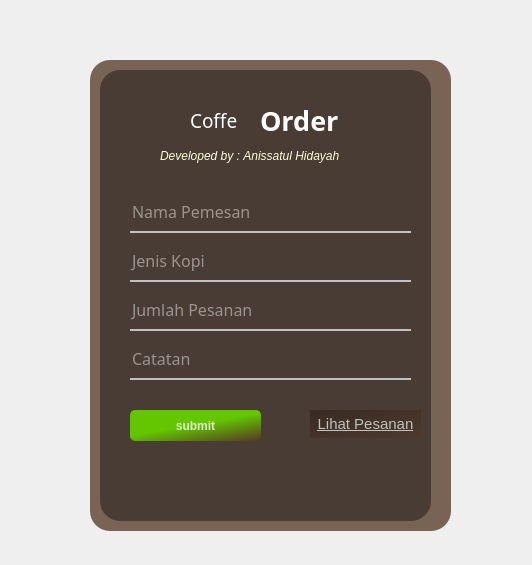
<?xml version="1.0" encoding="UTF-8"?>
<ui version="4.0">
 <class>Form</class>
 <widget class="QWidget" name="Form">
  <property name="geometry">
   <rect>
    <x>0</x>
    <y>0</y>
    <width>532</width>
    <height>565</height>
   </rect>
  </property>
  <property name="baseSize">
   <size>
    <width>450</width>
    <height>550</height>
   </size>
  </property>
  <property name="windowTitle">
   <string>Form</string>
  </property>
  <widget class="QWidget" name="widget_2" native="true">
   <property name="geometry">
    <rect>
     <x>80</x>
     <y>40</y>
     <width>391</width>
     <height>501</height>
    </rect>
   </property>
   <widget class="QLabel" name="label">
    <property name="geometry">
     <rect>
      <x>10</x>
      <y>20</y>
      <width>361</width>
      <height>471</height>
     </rect>
    </property>
    <property name="styleSheet">
     <string notr="true">border-image: url(:/kopi/1.png);
border-radius:20px;</string>
    </property>
    <property name="text">
     <string/>
    </property>
   </widget>
   <widget class="QLabel" name="label_2">
    <property name="geometry">
     <rect>
      <x>10</x>
      <y>20</y>
      <width>361</width>
      <height>471</height>
     </rect>
    </property>
    <property name="styleSheet">
     <string notr="true">background-color: qlineargradient(spread:pad, x1:0.0995026, y1:0.914, x2:1, y2:0, stop:1 rgba(54, 21, 0, 164));
border-radius:20px;</string>
    </property>
    <property name="text">
     <string/>
    </property>
   </widget>
   <widget class="QLabel" name="label_10">
    <property name="geometry">
     <rect>
      <x>20</x>
      <y>30</y>
      <width>331</width>
      <height>451</height>
     </rect>
    </property>
    <property name="styleSheet">
     <string notr="true">background-color:rgba(0,0,0,100);
border-radius:20px;</string>
    </property>
    <property name="text">
     <string/>
    </property>
   </widget>
   <widget class="QLabel" name="label_4">
    <property name="geometry">
     <rect>
      <x>110</x>
      <y>50</y>
      <width>101</width>
      <height>61</height>
     </rect>
    </property>
    <property name="font">
     <font>
      <family>Segoe Script</family>
      <pointsize>14</pointsize>
      <weight>50</weight>
      <bold>false</bold>
     </font>
    </property>
    <property name="styleSheet">
     <string notr="true">color: rgb(255, 255, 255);</string>
    </property>
    <property name="text">
     <string>Coffe</string>
    </property>
   </widget>
   <widget class="QLabel" name="label_5">
    <property name="geometry">
     <rect>
      <x>180</x>
      <y>50</y>
      <width>101</width>
      <height>61</height>
     </rect>
    </property>
    <property name="font">
     <font>
      <family>Segoe MDL2 Assets</family>
      <pointsize>20</pointsize>
      <weight>75</weight>
      <bold>true</bold>
     </font>
    </property>
    <property name="styleSheet">
     <string notr="true">color: rgb(255, 255, 255);</string>
    </property>
    <property name="text">
     <string>Order</string>
    </property>
   </widget>
   <widget class="QLabel" name="label_6">
    <property name="geometry">
     <rect>
      <x>80</x>
      <y>100</y>
      <width>231</width>
      <height>31</height>
     </rect>
    </property>
    <property name="font">
     <font>
      <pointsize>9</pointsize>
      <italic>true</italic>
      <kerning>false</kerning>
     </font>
    </property>
    <property name="styleSheet">
     <string notr="true">color: rgb(255, 255, 215);</string>
    </property>
    <property name="text">
     <string>Developed by : Anissatul Hidayah</string>
    </property>
   </widget>
   <widget class="QPushButton" name="pushButton">
    <property name="geometry">
     <rect>
      <x>50</x>
      <y>370</y>
      <width>131</width>
      <height>31</height>
     </rect>
    </property>
    <property name="font">
     <font>
      <pointsize>9</pointsize>
      <weight>75</weight>
      <bold>true</bold>
     </font>
    </property>
    <property name="styleSheet">
     <string notr="true">QPushButton#pushButton{
background-color: qlineargradient(spread:pad, x1:0.562, y1:0.409091, x2:1, y2:1, stop:0.0149254 rgba(99, 198, 0, 255), stop:1 rgba(90, 53, 31, 195));
color:rgba(255,255,255,198);
border-radius:5px;
}

QPushButton#pushButton:hover{
background-color:qlineargradient(spread:pad, x1:0, y1:0.0571818, x2:1, y2:1, stop:0.253731 rgba(105, 208, 5, 255), stop:1 rgba(100, 73, 55, 255));
}
QPushButton#pushButton:pressed{
padding-left:5px;
padding-top:5px;
background-color: rgba(105,118,132,200);
}


QPushButton#pushButton_2{
background-color: rgba(0,0,0,0);
color:rgba(85,98,112,255);

}

QPushButton#pushButton_2:hover{
color:rgba(155,168,182,220);
}
QPushButton#pushButton_2:pressed{
padding-left:5px;
padding-top:5px;
color: rgba(115,128,142,255);
}</string>
    </property>
    <property name="text">
     <string>submit</string>
    </property>
   </widget>
   <widget class="QWidget" name="verticalLayoutWidget">
    <property name="geometry">
     <rect>
      <x>50</x>
      <y>150</y>
      <width>281</width>
      <height>201</height>
     </rect>
    </property>
    <layout class="QVBoxLayout" name="verticalLayout_2">
     <item>
      <widget class="QLineEdit" name="lineEdit">
       <property name="font">
        <font>
         <family>Nirmala UI Semilight</family>
         <pointsize>12</pointsize>
         <weight>50</weight>
         <italic>false</italic>
         <bold>false</bold>
        </font>
       </property>
       <property name="styleSheet">
        <string notr="true">background-color:rgba(0,0,0,0);
border:none;
border-bottom:2px solid rgb(193, 193, 193);
color:rgba(255,255,255,230);
padding-bottom:7px;
</string>
       </property>
       <property name="placeholderText">
        <string>Nama Pemesan</string>
       </property>
      </widget>
     </item>
     <item>
      <widget class="QLineEdit" name="lineEdit_2">
       <property name="font">
        <font>
         <family>Nirmala UI Semilight</family>
         <pointsize>12</pointsize>
         <weight>50</weight>
         <italic>false</italic>
         <bold>false</bold>
        </font>
       </property>
       <property name="styleSheet">
        <string notr="true">background-color:rgba(0,0,0,0);
border:none;
border-bottom:2px solid rgb(193, 193, 193);
color:rgba(255,255,255,230);
padding-bottom:7px;
</string>
       </property>
       <property name="placeholderText">
        <string>Jenis Kopi</string>
       </property>
      </widget>
     </item>
     <item>
      <widget class="QLineEdit" name="lineEdit_5">
       <property name="font">
        <font>
         <family>Nirmala UI Semilight</family>
         <pointsize>12</pointsize>
         <weight>50</weight>
         <italic>false</italic>
         <bold>false</bold>
        </font>
       </property>
       <property name="styleSheet">
        <string notr="true">background-color:rgba(0,0,0,0);
border:none;
border-bottom:2px solid rgb(193, 193, 193);
color:rgba(255,255,255,230);
padding-bottom:7px;
</string>
       </property>
       <property name="placeholderText">
        <string>Jumlah Pesanan</string>
       </property>
      </widget>
     </item>
     <item>
      <widget class="QLineEdit" name="lineEdit_4">
       <property name="font">
        <font>
         <family>Nirmala UI Semilight</family>
         <pointsize>12</pointsize>
         <weight>50</weight>
         <italic>false</italic>
         <bold>false</bold>
        </font>
       </property>
       <property name="styleSheet">
        <string notr="true">background-color:rgba(0,0,0,0);
border:none;
border-bottom:2px solid rgb(193, 193, 193);
color:rgba(255,255,255,230);
padding-bottom:7px;
</string>
       </property>
       <property name="placeholderText">
        <string>Catatan</string>
       </property>
      </widget>
     </item>
    </layout>
   </widget>
   <widget class="QWidget" name="horizontalLayoutWidget">
    <property name="geometry">
     <rect>
      <x>80</x>
      <y>430</y>
      <width>211</width>
      <height>41</height>
     </rect>
    </property>
    <layout class="QHBoxLayout" name="horizontalLayout_4">
     <item>
      <widget class="QLabel" name="label_8">
       <property name="styleSheet">
        <string notr="true">image: url(:/sosmed/sosmed 1.png);</string>
       </property>
       <property name="text">
        <string/>
       </property>
      </widget>
     </item>
     <item>
      <widget class="QLabel" name="label_9">
       <property name="styleSheet">
        <string notr="true">image: url(:/sosmed/sosmed 2.png);</string>
       </property>
       <property name="text">
        <string/>
       </property>
      </widget>
     </item>
    </layout>
   </widget>
   <widget class="QPushButton" name="pushButton_2">
    <property name="geometry">
     <rect>
      <x>230</x>
      <y>370</y>
      <width>111</width>
      <height>28</height>
     </rect>
    </property>
    <property name="styleSheet">
     <string notr="true">QPushButton{
background-color: qlineargradient(spread:pad, x1:0, y1:0, x2:1, y2:1, stop:0.0149254 rgba(23, 9, 1, 85), stop:1 rgba(90, 53, 31, 79));
color: rgb(193, 193, 193);
font-size: 15px;
text-decoration:underline;
border:none;
}

QPushButton:hover {
   color: rgb(200, 205, 193);; /* Warna latar belakang saat hover */
}

/* QPushButton Pressed State */
QPushButton:pressed {
    color: rgb(0, 0, 0); /* Warna latar belakang saat tombol ditekan */
}</string>
    </property>
    <property name="text">
     <string>Lihat Pesanan</string>
    </property>
   </widget>
  </widget>
 </widget>
 <resources>
  <include location="../../../Pictures/kopi tugas qt/kopi.qrc"/>
 </resources>
 <connections/>
</ui>
